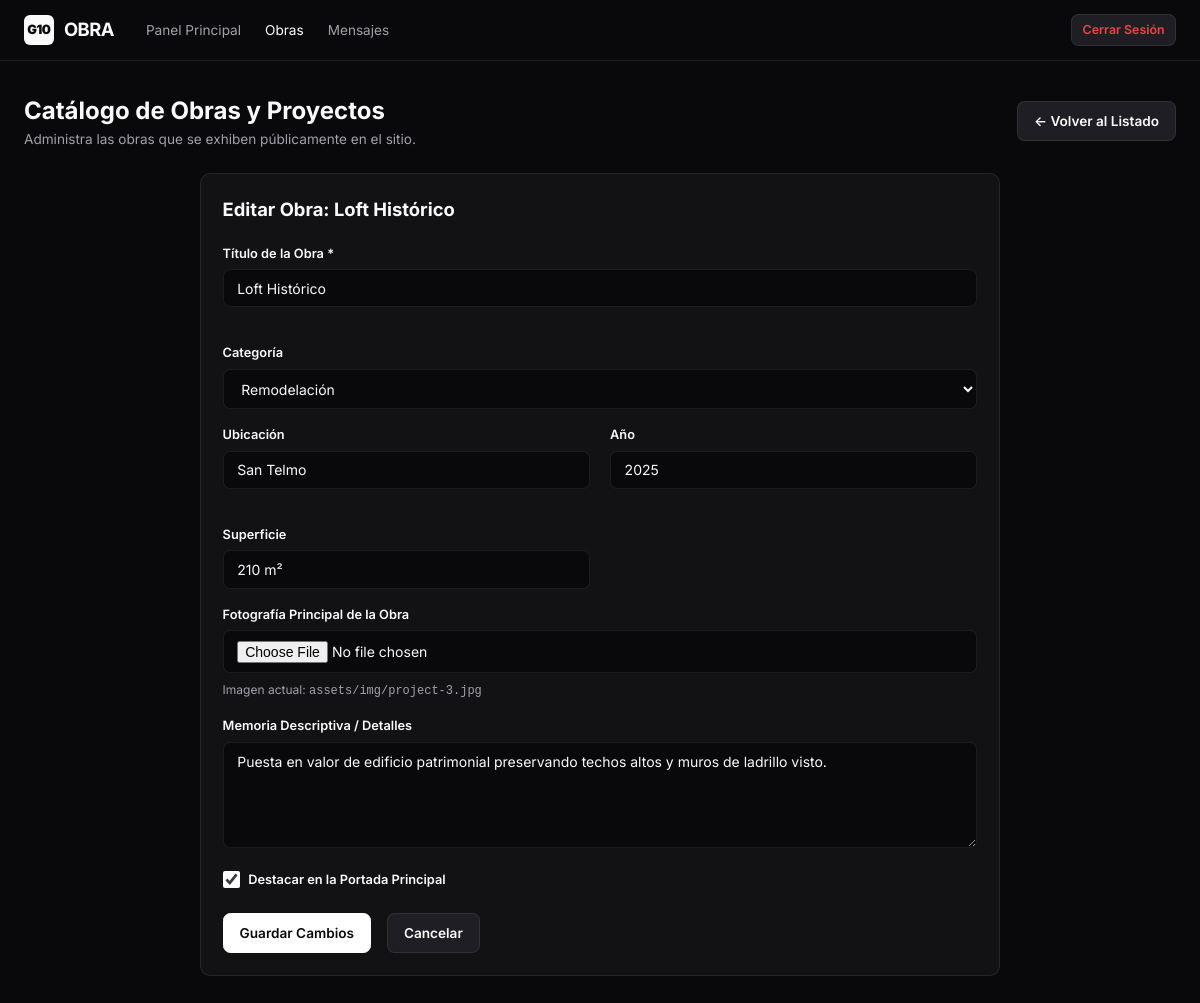
Page /admin/projects.php?action=edit&id=3 (signed in) on the committed database.
### tables this page shows
CREATE TABLE IF NOT EXISTS `projects` (
    `id` INT AUTO_INCREMENT PRIMARY KEY,
    `title` VARCHAR(255) NOT NULL,
    `slug` VARCHAR(255) NOT NULL UNIQUE,
    `category` VARCHAR(100) DEFAULT 'Residencial',
    `location` VARCHAR(200) NULL,
    `year` VARCHAR(10) NULL,
    `surface_area` VARCHAR(50) NULL,
    `description` TEXT NULL,
    `main_image` VARCHAR(255) NULL,
    `featured` TINYINT(1) DEFAULT 0,
    `status` ENUM('draft', 'published') DEFAULT 'published',
    `created_at` TIMESTAMP DEFAULT CURRENT_TIMESTAMP
);

### admin/projects.php (the view, shortened to what this page needs)
<?php
$db = Database::getConnection();
$action = $_GET['action'] ?? 'list';
$editProject = null;
if ($action === 'edit' && isset($_GET['id']) && $db) {
    $id = (int)$_GET['id'];
    $stmt = $db->prepare("SELECT * FROM projects WHERE id = ?");
    $stmt->execute([$id]);
    $editProject = $stmt->fetch();
}
if ($db) {
    try {
        $projects = $db->query("SELECT * FROM projects ORDER BY id DESC")->fetchAll();
    } catch (Exception $e) {}
}
?>
<!DOCTYPE html>
<html lang="es" class="dark">
<head>
    <link rel="stylesheet" href="../assets/css/style.css">
</head>
<body class="dark-theme">
    <header class="admin-nav">
        <div class="container admin-nav-inner">
            <div style="display: flex; align-items: center; gap: 2rem;">
                <a href="dashboard.php" class="brand">
                    <span class="brand-badge">G10</span>
                    <span>OBRA</span>
                </a>
                <ul class="admin-menu">
                    <li><a href="dashboard.php">Panel Principal</a></li>
                    <li><a href="projects.php" class="active">Obras</a></li>
                    <li><a href="messages.php">Mensajes</a></li>
                </ul>
            </div>
            <div>
                <a href="logout.php" class="btn btn-secondary btn-sm" style="color: #ef4444;">Cerrar Sesión</a>
            </div>
        </div>
    </header>
    <main class="container" style="padding-top: 2rem; padding-bottom: 3rem;">
        <div style="display: flex; justify-content: space-between; align-items: center; margin-bottom: 1.5rem;">
            <div>
                <h1 style="font-size: 1.5rem; font-weight: 700;">Catálogo de Obras y Proyectos</h1>
                <p style="font-size: 0.85rem; color: #a1a1aa;">Administra las obras que se exhiben públicamente en el sitio.</p>
            </div>
            <?php if ($action === 'list'): ?>
                <a href="projects.php?action=new" class="btn btn-primary">+ Nueva Obra</a>
            <?php else: ?>
                <a href="projects.php" class="btn btn-secondary">&larr; Volver al Listado</a>
            <?php endif; ?>
        </div>
        <?php if ($action === 'new' || $action === 'edit'): ?>
            <div class="card" style="max-width: 800px; margin: 0 auto;">
                <h2 style="font-size: 1.15rem; font-weight: 700; margin-bottom: 1.25rem;">
                    <?= $action === 'edit' ? 'Editar Obra: ' . htmlspecialchars($editProject['title']) : 'Registrar Nueva Obra' ?>
                </h2>
                <form method="POST" action="projects.php" enctype="multipart/form-data">
                    <div class="grid grid-cols-2">
                        <div class="form-group">
                            <label class="form-label">Título de la Obra *</label>
                            <input class="form-input" type="text" name="title" required value="<?= htmlspecialchars($editProject['title'] ?? '') ?>" placeholder="Ej: Residencia V&M">
                        </div>
                        <div class="form-group">
                            <label class="form-label">Categoría</label>
                            <select class="form-select" name="category">
                                <?php
                                $categories = ['Residencial', 'Comercial', 'Remodelación', 'Diseño de Interiores', 'Edificio'];
                                foreach ($categories as $cat) {
                                    $selected = ($editProject['category'] ?? '') === $cat ? 'selected' : '';
                                    echo "<option value='$cat' $selected>$cat</option>";
                                }
                                ?>
                            </select>
                        </div>
                    </div>
                    <div class="grid grid-cols-3">
                        <div class="form-group">
                            <label class="form-label">Ubicación</label>
                            <input class="form-input" type="text" name="location" value="<?= htmlspecialchars($editProject['location'] ?? '') ?>" placeholder="Ej: San Isidro, Bs As">
                        </div>
                        <div class="form-group">
                            <label class="form-label">Año</label>
                            <input class="form-input" type="text" name="year" value="<?= htmlspecialchars($editProject['year'] ?? date('Y')) ?>" placeholder="2026">
                        </div>
                        <div class="form-group">
                            <label class="form-label">Superficie</label>
                            <input class="form-input" type="text" name="surface_area" value="<?= htmlspecialchars($editProject['surface_area'] ?? '') ?>" placeholder="Ej: 350 m²">
                        </div>
                    </div>
                    <div class="form-group">
                        <label class="form-label">Fotografía Principal de la Obra</label>
                        <input class="form-input" type="file" name="image" accept="image/*">
                        <?php if (!empty($editProject['main_image'])): ?>
                            <div style="margin-top: 0.5rem; font-size: 0.75rem; color: #a1a1aa;">
                                Imagen actual: <code><?= htmlspecialchars($editProject['main_image']) ?></code>
                            </div>
                        <?php endif; ?>
                    </div>
                    <div class="form-group">
                        <label class="form-label">Memoria Descriptiva / Detalles</label>
                        <textarea class="form-textarea" name="description" rows="5" placeholder="Detalla el concepto arquitectónico, sistemas constructivos empleados, etc."><?= htmlspecialchars($editProject['description'] ?? '') ?></textarea>
                    </div>
                    <div class="form-group" style="display: flex; align-items: center; gap: 0.5rem;">
                        <input type="checkbox" id="featured" name="featured" value="1" <?= (!empty($editProject['featured'])) ? 'checked' : '' ?> style="accent-color: #fff; width: 1.1rem; height: 1.1rem;">
                        <label for="featured" class="form-label" style="margin-bottom: 0; cursor: pointer;">Destacar en la Portada Principal</label>
                    </div>
                    <div style="display: flex; gap: 1rem; margin-top: 1.5rem;">
                        <button type="submit" name="save_project" class="btn btn-primary">
                            <?= $action === 'edit' ? 'Guardar Cambios' : 'Publicar Obra' ?>
                        </button>
                        <a href="projects.php" class="btn btn-secondary">Cancelar</a>
                    </div>
                </form>
            </div>
        <?php endif; ?>
    </main>
</body>
</html>

### assets/css/style.css (style rules this page uses)
:root { --background: oklch(1 0 0); --foreground: oklch(0.145 0 0); --card: oklch(1 0 0); --card-foreground: oklch(0.145 0 0); --popover: oklch(1 0 0); --popover-foreground: oklch(0.145 0 0); --primary: oklch(0.205 0 0); --primary-foreground: oklch(0.985 0 0); --secondary: oklch(0.97 0 0); --secondary-foreground: oklch(0.205 0 0); --muted: oklch(0.97 0 0); --muted-foreground: oklch(0.556 0 0); --accent: oklch(0.97 0 0); --accent-foreground: oklch(0.205 0 0); --destructive: oklch(0.577 0.245 27.325); --border: oklch(0.922 0 0); --input: oklch(0.922 0 0); --ring: oklch(0.708 0 0); --chart-1: oklch(0.87 0 0); --chart-2: oklch(0.556 0 0); --chart-3: oklch(0.439 0 0); --chart-4: oklch(0.371 0 0); --chart-5: oklch(0.269 0 0); --radius: 0.625rem; --sidebar: oklch(0.985 0 0); --sidebar-foreground: oklch(0.145 0 0); --sidebar-primary: oklch(0.205 0 0); --sidebar-primary-foreground: oklch(0.985 0 0); --sidebar-accent: oklch(0.97 0 0); --sidebar-accent-foreground: oklch(0.205 0 0); --sidebar-border: oklch(0.922 0 0); --sidebar-ring: oklch(0.708 0 0); --font-sans: 'Inter', -apple-system, BlinkMacSystemFont, 'Segoe UI', Roboto, sans-serif; --transition: all 0.2s cubic-bezier(0.16, 1, 0.3, 1); --card-bg-subtle: #f4f4f5; --surface-hover: #e4e4e7; }
.dark, body.dark-theme, :root[data-theme="dark"] { --background: #09090b; --foreground: #fafafa; --card: #121215; --card-foreground: #fafafa; --popover: #121215; --popover-foreground: #fafafa; --primary: #ffffff; --primary-foreground: #09090b; --secondary: #1e1e24; --secondary-foreground: #fafafa; --muted: #1c1c21; --muted-foreground: #a1a1aa; --accent: #27272a; --accent-foreground: #fafafa; --destructive: #ef4444; --border: rgba(255, 255, 255, 0.08); --input: rgba(255, 255, 255, 0.12); --ring: #52525b; --chart-1: #e4e4e7; --chart-2: #a1a1aa; --chart-3: #71717a; --chart-4: #52525b; --chart-5: #3f3f46; --card-bg-subtle: #18181b; --surface-hover: #222228; }
html { background-color: var(--background); color: var(--foreground); }
*, *::before, *::after { box-sizing: border-box; margin: 0; padding: 0; }
body { font-family: var(--font-sans); font-size: 14.5px; line-height: 1.5; background-color: var(--background); color: var(--foreground); -webkit-font-smoothing: antialiased; min-height: 100vh; display: flex; flex-direction: column; }
a { color: inherit; text-decoration: none; transition: var(--transition); }
.container { width: 100%; max-width: 1280px; margin-left: auto; margin-right: auto; padding-left: 1.5rem; padding-right: 1.5rem; }
.brand { display: flex; align-items: center; gap: 0.65rem; font-weight: 700; font-size: 1.15rem; letter-spacing: -0.03em; }
.brand-badge { display: inline-flex; align-items: center; justify-content: center; width: 1.85rem; height: 1.85rem; background: var(--foreground); color: var(--background); border-radius: 6px; font-size: 0.8rem; font-weight: 900; }
.btn { display: inline-flex; align-items: center; justify-content: center; gap: 0.5rem; padding: 0.55rem 1rem; font-size: 0.85rem; font-weight: 600; border-radius: calc(var(--radius) * 0.75); cursor: pointer; border: 1px solid transparent; transition: var(--transition); font-family: inherit; white-space: nowrap; }
.btn-primary { background-color: var(--primary); color: var(--primary-foreground); border-color: var(--primary); }
.btn-secondary { background-color: var(--secondary); color: var(--foreground); border: 1px solid var(--border); }
.btn-sm { padding: 0.35rem 0.65rem; font-size: 0.775rem; }
.card { background: var(--card); color: var(--card-foreground); border: 1px solid var(--border); border-radius: var(--radius); padding: 1.35rem; position: relative; transition: border-color 0.2s ease; }
.form-group { margin-bottom: 1rem; }
.form-label { display: block; font-size: 0.8rem; font-weight: 600; margin-bottom: 0.4rem; color: var(--foreground); }
.form-input, .form-select, .form-textarea { width: 100%; padding: 0.6rem 0.85rem; background: #09090b; border: 1px solid var(--border); border-radius: calc(var(--radius) * 0.7); color: var(--foreground); font-family: inherit; font-size: 0.875rem; outline: none; transition: border-color 0.15s ease, box-shadow 0.15s ease; }
.form-input::placeholder, .form-textarea::placeholder { color: #52525b; }
.grid { display: grid; gap: 1.25rem; }
.grid-cols-3 { grid-template-columns: repeat(auto-fit, minmax(320px, 1fr)); }
.grid-cols-2 { grid-template-columns: repeat(auto-fit, minmax(380px, 1fr)); }

### rows in the picture
projects: title "Loft Histórico", location "San Telmo", year "2025", surface_area "210 m²", main_image "assets/img/project-3.jpg", description "Puesta en valor de edificio patrimonial preservando techos altos y muros de ladrillo visto.", featured "☑"

### other values in the picture
form field category "Remodelación"
